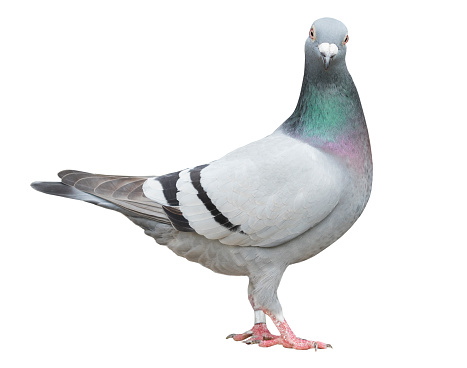
#> input picture info_image_oiseaux/images/image0.jpg, 467 x 368 px, found by its file name; its folder holds 4 pictures in this run
$ python main.py
#> lines starting #> are read from the running program, lines starting #| are printed output that depends on the picture
#> (reads info_image_oiseaux/images.txt from the repository)
#> (the call stopped at in enregistre, `urllib.request.urlretrieve(url, nom)`: the network is not available in this run)
### code/enregistrement_resize.py
import os
import urllib.request

import cv2


def resize(path):
#> called with path = './info_image_oiseaux/images'
    try:
       files = os.listdir(path)
       for filename in files:
            filename2="./info_image_oiseaux/images/"+filename
            #lire l'image
            oriimg = cv2.imread(filename2)
#> oriimg is the input picture: shape (368, 467, 3); mean B, G, R 235.3, 234.8, 234.4
            # redimensionnement de l'image
            newimg = cv2.resize(oriimg,(800, 548))
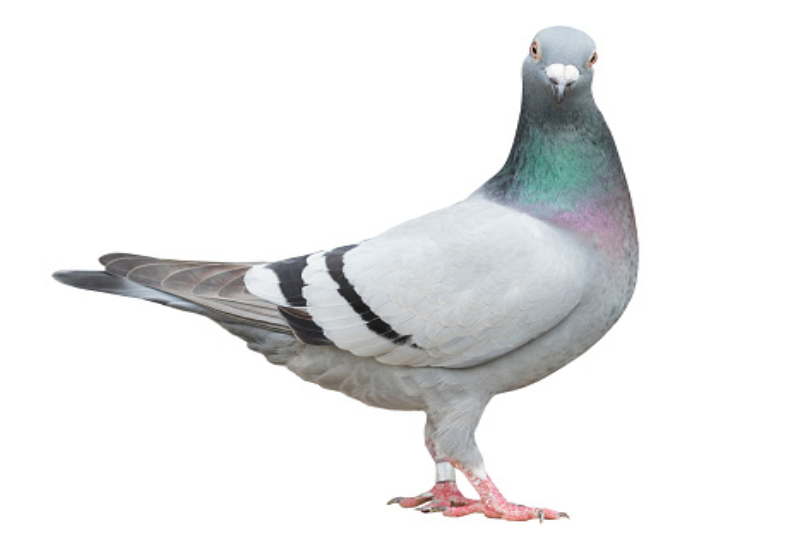
#> newimg: shape (548, 800, 3); mean B, G, R 235.2, 234.8, 234.4
            # sauvegarder l'image
            cv2.imwrite("./info_image_oiseaux/images/resize"+filename,newimg)
            os.remove(filename2)
#> pass 2 of the loop in resize, `for filename in files:`:
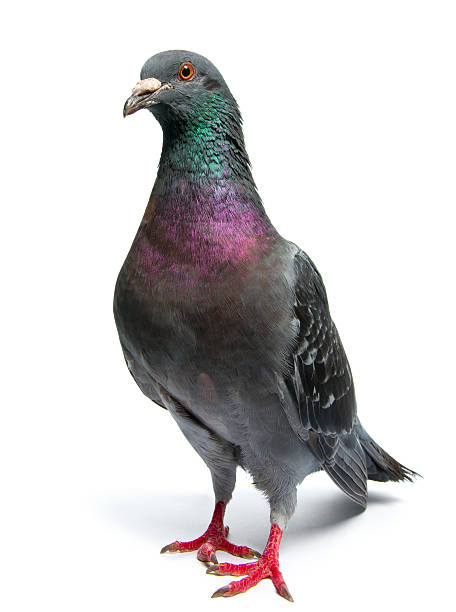
#> input picture info_image_oiseaux/images/image1.jpg, 456 x 612 px, found by its file name
#> in resize, oriimg is the input picture: shape (612, 456, 3); mean B, G, R 207.3, 206.4, 208.7
#> in resize, `newimg = cv2.resize(oriimg,(800, 548))`:
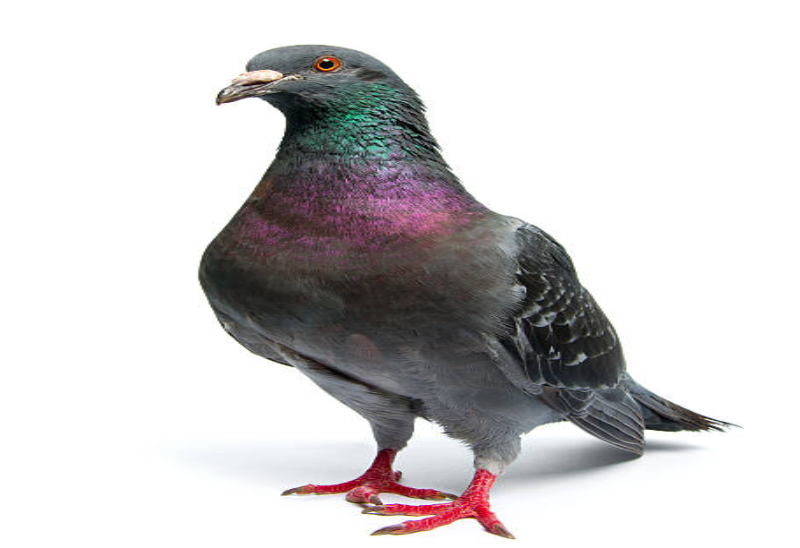
#> newimg: shape (548, 800, 3); mean B, G, R 207.2, 206.4, 208.6
#> pass 3 of the loop in resize, `for filename in files:`:
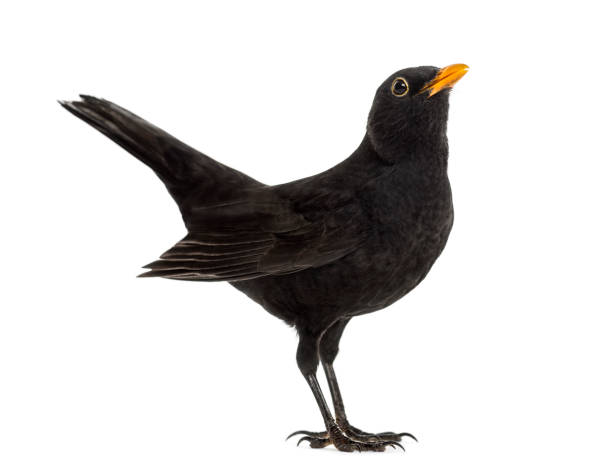
#> input picture info_image_oiseaux/images/image10.jpg, 612 x 472 px, found by its file name
#> in resize, oriimg is the input picture: shape (472, 612, 3); mean B, G, R 213.1, 213.8, 215.1
#> in resize, `newimg = cv2.resize(oriimg,(800, 548))`:
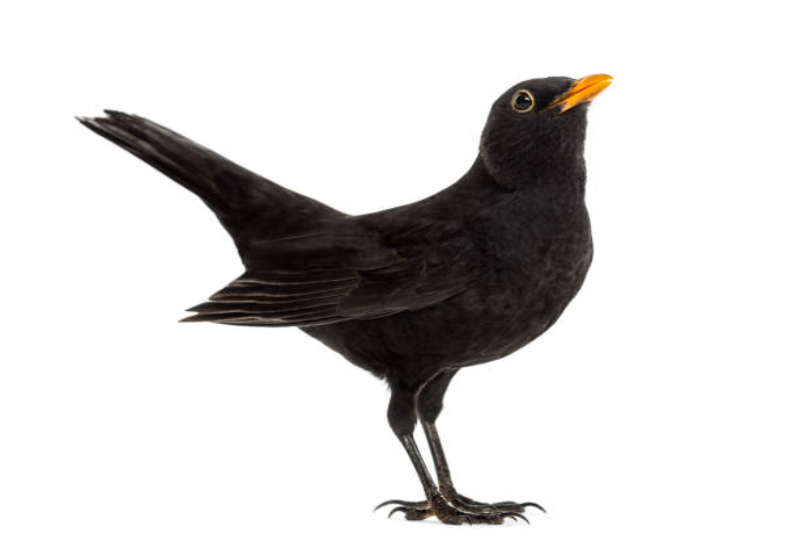
#> newimg: shape (548, 800, 3); mean B, G, R 213.1, 213.7, 215.1
#> the loop made 4 passes; the first 3 are shown
            #importation de librairie nécessaires
    except Exception as e:
        print(str(e))


def enregistre(path):
    file = open(path, "r")
    lines = file.readlines()
    file.close()
    nb=0
    for line in lines:
        url=line
        nom="./info_image_oiseaux/images/image"+str(nb)+".jpg"
        urllib.request.urlretrieve(url, nom)
        nb+=1

### code/main.py
import cv2

from color_analysis import LoadHistogramsAllFromReferencesBird, tellClosestBird
from enregistrement_resize import enregistre, resize

# ! Résultats des tests

def main():
    # enregistrer toutes le photos et les redimensionnes
    enregistre("./info_image_oiseaux/images.txt")
    resize("./info_image_oiseaux/images")

if __name__ == "__main__":
    main()
